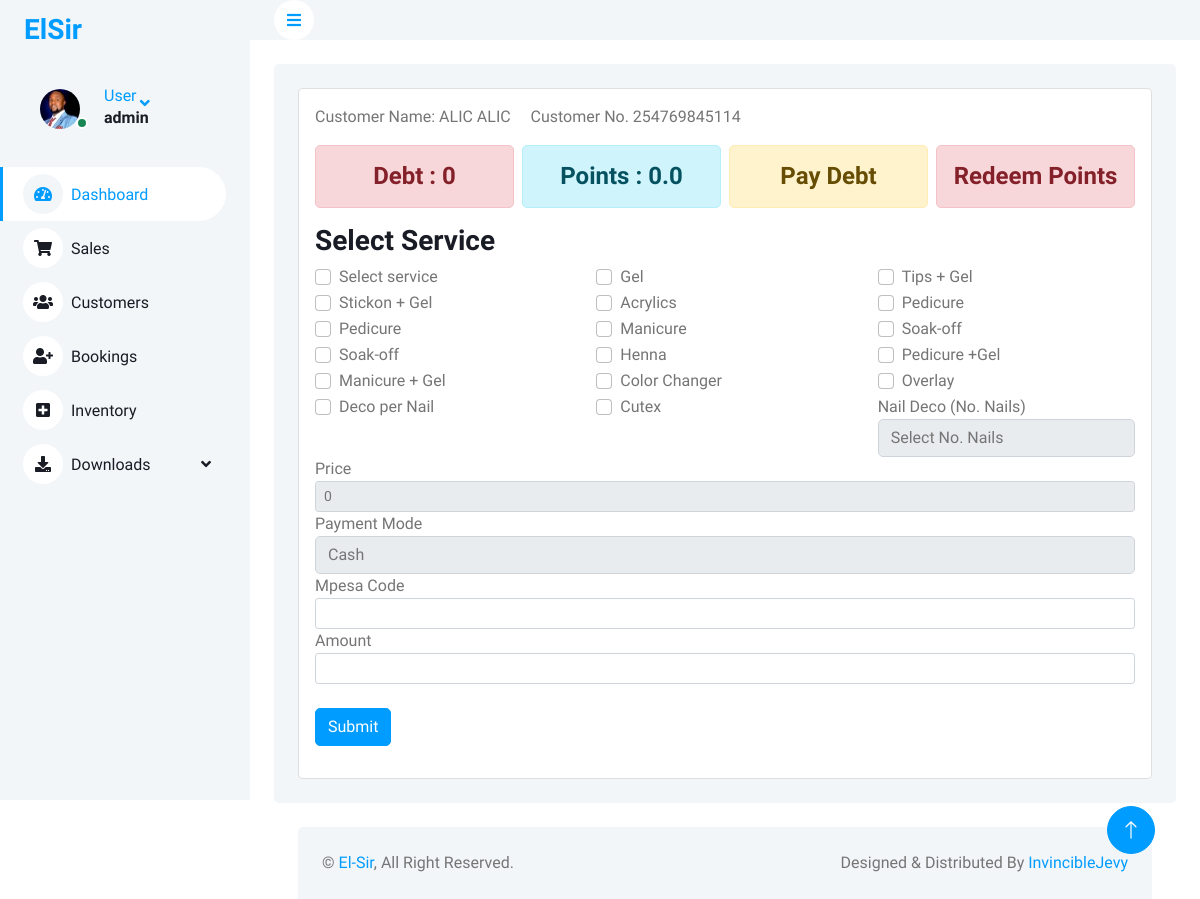
Page /addSales/205 (signed in) on the earlier database version.
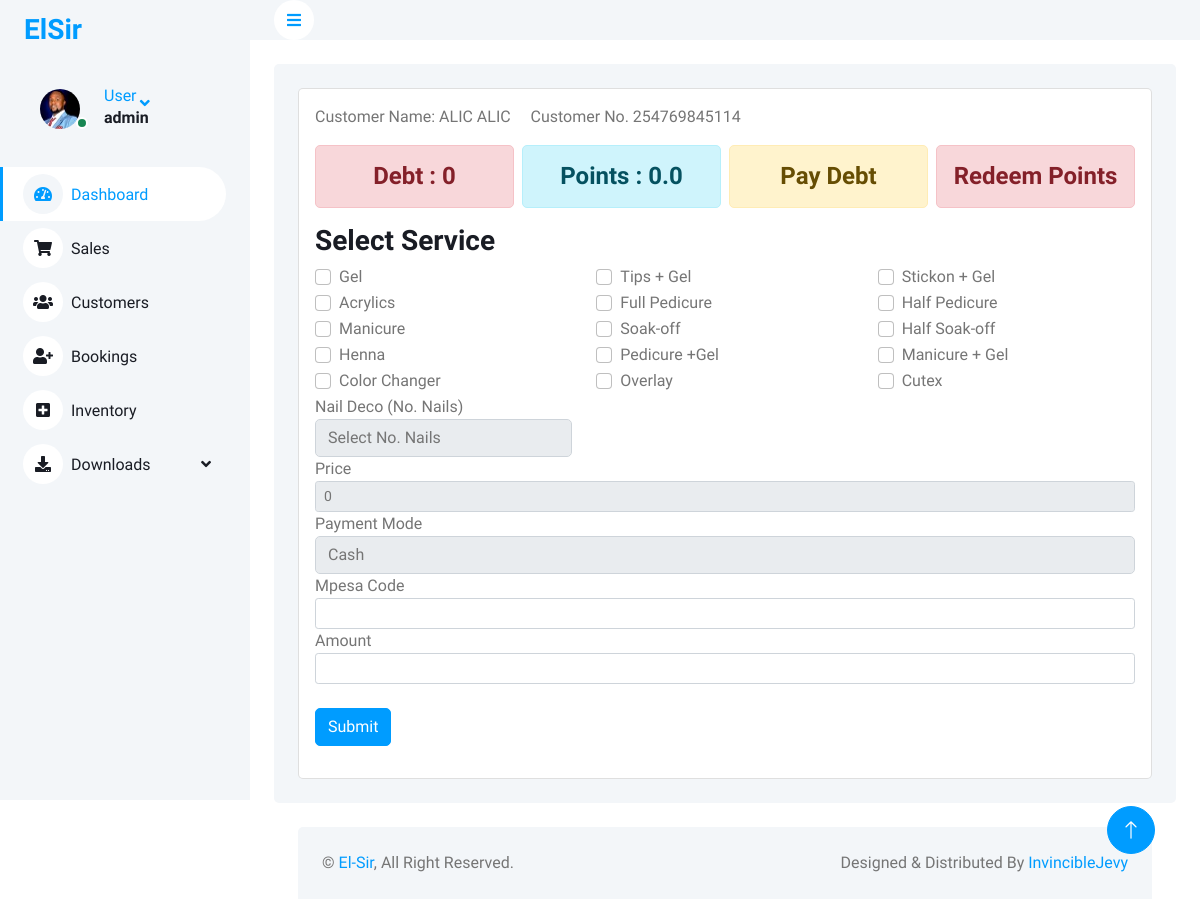
Same page on the later database version.
### elsiruser/models.py (models this page shows, shortened)
class Service(models.Model):
    service_name = models.CharField(max_length=266)
    service_description = models.CharField(max_length=266, null=True)
    service_price = models.IntegerField(null=True)

### elsiruser/views.py (the view, shortened to what this page needs)
# urls.py: path('addSales/<str:pk>',views.addSales, name="addSales"),
@login_required(login_url='login')
def addSales(request,pk):
    customer = Customer.objects.get(id=pk)
    form = SalesForm(initial = {'customer_name':customer,'phone':customer.phone})
    services = Service.objects.all()
    context = {
        'customer':customer,
        'form':form,
        'sales': sales,
        'services': services,
        'values': request.POST
    }
    return render(request,'addSales.html',context)

### elsiruser/forms.py
class SalesForm(ModelForm):
    class Meta:
        model = Sale
        fields = ['customer_name','phone','services','payment_mode','mpesa_code','amount']

### elsiruser/models.py (called while the page is built)
    def __str__(self):
        return str(self.first_name) +' '+ str(self.second_name)

### elsiruser/templates/addSales.html (shortened to what this page needs)
{% extends 'base.html' %}
{% load static %}
{% block content %}
{%include 'sidebar.html' %}
<div class="content">
  <nav class="navbar navbar-expand bg-light navbar-light sticky-top px-4 py-0">
    <a href="{% url 'dashboard' %}" class="sidebar-toggler flex-shrink-0">
      <i class="fa fa-bars"></i>
    </a>
  </nav>
  <div class="container-fluid pt-4 px-4">
    <div class="bg-light text-left rounded p-4">
      <div class="card">
        <div class="card-body">
          <p>Customer Name: {{customer}} &nbsp &nbsp Customer No. {{customer.phone}} </p>
          <div class="row g-2">
            <div class="col-sm-4 col-xl-3">
              <div>
                <h4 class="text-center alert alert-danger ">Debt : {{customer.debt}}</h4>
              </div>
            </div>
            <div class="col-sm-4 col-xl-3">
              <div>
                <h4 class="text-center alert alert-info ">Points : {{customer.loyalty_points}}</h4>
              </div>
            </div>
            <div class="col-sm-4 col-xl-3">
              <div>
                <a href="{% url 'payDebt' customer.id %}">
                  <h4 class="text-center alert alert-warning">Pay Debt</h4>
                </a>
              </div>
            </div>
            <div class="col-sm-4 col-xl-3">
              <div>
                <a href="{% url 'redeemPoints' customer.id %}">
                  <h4 class="text-center alert alert-danger">Redeem Points</h4>
                </a>
              </div>
            </div>
          </div>
          <form action="{% url 'addSales' customer.id %}" method="post">
            <div class="form-group">
              <label for="services">
                <h3>Select Service</h3>
              </label>
              <div id="services-checkbox-group" class="row">
                {% for services in services %}
                <div class="col-md-4">
                  <div class="form-check">
                    <input class="form-check-input" type="checkbox" id="service{{ services.id }}" name="services[]"
                      value="{{ services.service_name }}">
                    <label class="form-check-label" for="service{{ services.id }}">
                      {{ services.service_name }}
                    </label>
                  </div>
                </div>
                {% endfor %}
                <div class="col-md-4">
                  <div class="form-group">
                    <label for="">Nail Deco (No. Nails)</label>
                    <select class="form-control" id="nailsNo" name="nails">
                      <option id="selectednailNo" value="0">Select No. Nails</option>
                    </select>
                  </div>
                </div>
              </div>
            </div>
            <div class="form-group">
              <label for="serviceprice">Price</label>
              <input type="number" value="0" class="form-control form-control-sm" id="serviceprice" name="serviceprice"
                readonly />
            </div>
            <div class="form-group">
              <label for="">Payment Mode</label>
              <select class="form-control" default="{{values.cash}}" name="payment">
                <option name="payment" value="{{values.cash}}">Cash</option>
              </select>
            </div>
            <div class="form-group">
              <label for="">Mpesa Code</label>
              <input type="text" class="form-control form-control-sm" name="code" value="{{values.code}}" />
            </div>
            <div class="form-group">
              <label for="">Amount</label>
              <input type="text" class="form-control form-control-sm" name="amount" value="{{values.amount}}" />
            </div>
            <br>
            <input type="submit" value="Submit" class="btn btn-primary btn-primary-sm" />
          </form>
        </div>
      </div>
    </div>
    {% endblock %}

Differences in the rows shown:
removed Service: service_name "Select service"
removed Service: service_name "Deco per Nail"
changed Service: service_name "Pedicure" → "Full Pedicure"
changed Service: service_name "Pedicure" → "Half Pedicure"
changed Service: service_name "Soak-off" → "Half Soak-off"
